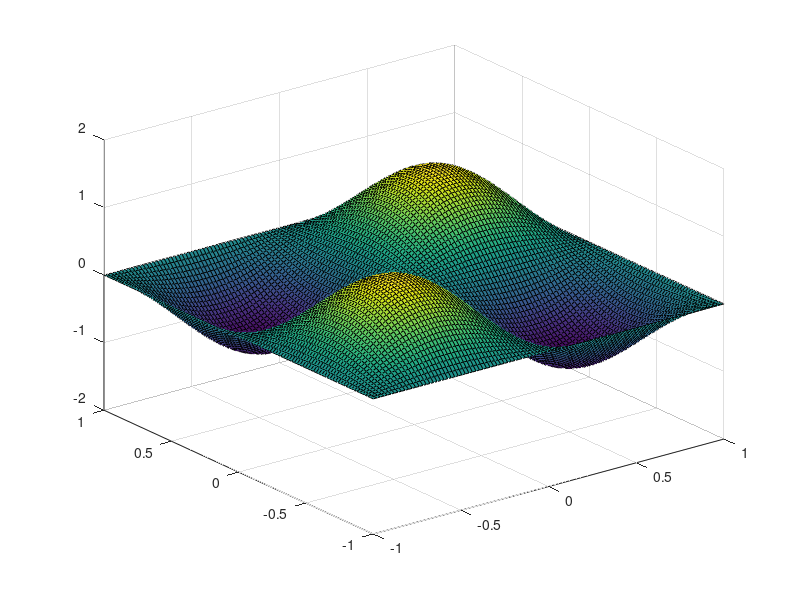

MATLAB code for this plot:
%Alex Demirci
%Excercise2 for Homework5
% 29/11/2021

function excercise2
  
  out_dir = "Excercise2";
  mkdir(out_dir);
  
  % harmonics
  n1 = 1;
  n2 = 2;
  n3 = 3;
  
  precision = 100;
  
  % frequency
  w = 1;
  
  % length in x and y
  Lx = 1;
  Ly = 1;
  
  % wavenumbers... Lx = Ly so we use one of them
  k1 = (n1 * pi) / Lx;
  k2 = (n2 * pi) / Lx;
  k3 = (n3 * pi) / Lx;
  

  % x and y positions
  x = linspace(-1,  1, precision);
  y = linspace(-1, 1, precision);
  
  % meshgrid
  [xx, yy] = meshgrid(x, y);
  
  time = 0;
  timeSamples = 200;
  timeStep = 0.1
  
  for i = 1 : timeSamples
    
    % compute the z value using the standing waves equation
    z = 2 * sin(k1*xx).*sin(k1*yy) * cos(w * time);
    
    % plot the surface
    S = surf(x, y, z);
    axis([-1  1  -1 1 -2 2]);
     
     time += timeStep;
     
    fname = fullfile (out_dir, sprintf("img%03i.png", i));
    imwrite (getframe (gcf).cdata, fname);
  endfor
  
  
endfunction
